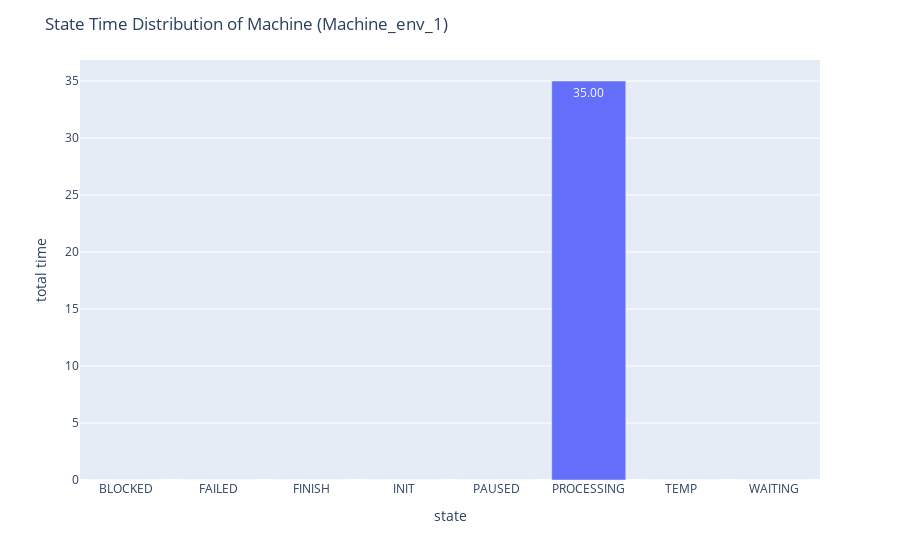

The code cell stored with this chart in its notebook:
### Code cell
fig = machmach.stat_monitor.draw_state_bar_chart()

### Figure 1 — Plotly figure (JSON) as saved in the notebook; plotly's stock layout.template omitted (floating-point values rounded to 4 significant figures)
{"data": [{"alignmentgroup": "True", "hovertemplate": "variable=total time<br>state=%{x}<br>value=%{y}<extra></extra>", "legendgroup": "total time", "marker": {"color": "#636efa", "pattern": {"shape": ""}}, "name": "total time", "offsetgroup": "total time", "orientation": "v", "showlegend": true, "textposition": "auto", "texttemplate": "%{y:.2f}", "type": "bar", "x": ["BLOCKED", "FAILED", "FINISH", "INIT", "PAUSED", "PROCESSING", "TEMP", "WAITING"], "xaxis": "x", "y": [0, 0, 0, 0, 0, 35, 0, 0], "yaxis": "y"}], "layout": {"barmode": "relative", "legend": {"title": {"text": "variable"}, "tracegroupgap": 0}, "margin": {"t": 60}, "showlegend": false, "title": {"text": "State Time Distribution of Machine (Machine_env_1)"}, "xaxis": {"anchor": "y", "domain": [0, 1], "title": {"text": "state"}}, "yaxis": {"anchor": "x", "domain": [0, 1], "title": {"text": "total time"}}}}
